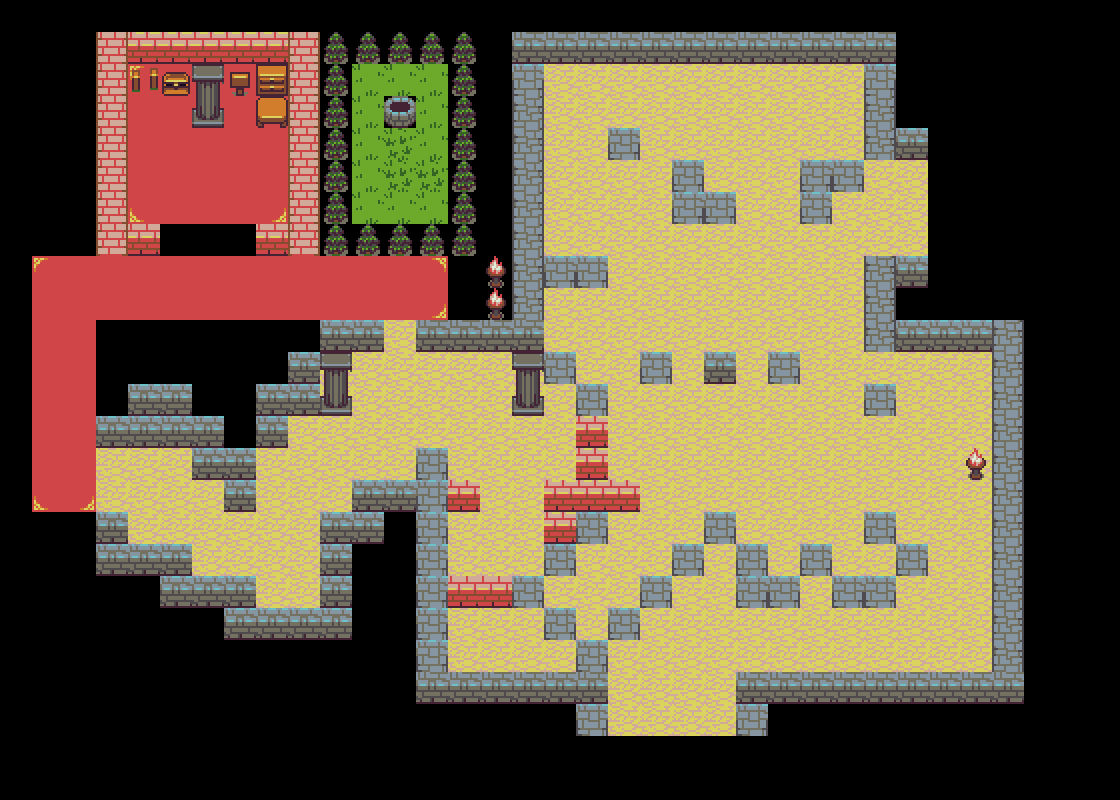

This is a level from a 2D game, rendered from its Tiled map with the project's own tilesets. A one-line summary and the map file follow, with tile-layer data summarised:
An orthogonal 35x25 tile map with 32x32 px tiles, 2 tile layers (background, house) and 26 objects.

<map version="1.0" tiledversion="1.2.1" orientation="orthogonal" renderorder="right-down" width="35" height="25" tilewidth="32" tileheight="32" infinite="0" nextlayerid="23" nextobjectid="75">
 <tileset firstgid="1" source="16.tsx" />
 <layer id="21" name="background" width="35" height="25">
  <data>[875 cells, 401 non-empty, 7 distinct tile ids]</data>
 </layer>
 <layer id="22" name="house" width="35" height="25">
  <data>[875 cells, 198 non-empty, 19 distinct tile ids]</data>
 </layer>
 <objectgroup id="18" name="door">
  <object id="49" x="160" y="224" width="32" height="32">
   <properties>
    <property name="open" type="int" value="0" />
   </properties>
  </object>
  <object id="50" x="192" y="224" width="32" height="32">
   <properties>
    <property name="open" type="int" value="0" />
   </properties>
  </object>
  <object id="51" x="224" y="224" width="32" height="32">
   <properties>
    <property name="open" type="int" value="0" />
   </properties>
  </object>
  <object id="52" x="640" y="128" width="32" height="32">
   <properties>
    <property name="open" type="int" value="0" />
   </properties>
  </object>
  <object id="53" x="641" y="160" width="32" height="32">
   <properties>
    <property name="open" type="int" value="0" />
   </properties>
  </object>
  <object id="54" x="896" y="160" width="32" height="32">
   <properties>
    <property name="open" type="int" value="2" />
   </properties>
  </object>
  <object id="55" x="896" y="192" width="32" height="32">
   <properties>
    <property name="open" type="int" value="2" />
   </properties>
  </object>
  <object id="56" x="896" y="224" width="32" height="32">
   <properties>
    <property name="open" type="int" value="2" />
   </properties>
  </object>
  <object id="57" x="384" y="353" width="32" height="32">
   <properties>
    <property name="open" type="int" value="0" />
   </properties>
  </object>
  <object id="58" x="384" y="385" width="32" height="32">
   <properties>
    <property name="open" type="int" value="0" />
   </properties>
  </object>
  <object id="59" x="385" y="417" width="32" height="32">
   <properties>
    <property name="open" type="int" value="0" />
   </properties>
  </object>
  <object id="60" x="608" y="415" width="32" height="32">
   <properties>
    <property name="open" type="int" value="0" />
   </properties>
  </object>
  <object id="61" x="639" y="448" width="32" height="32">
   <properties>
    <property name="open" type="int" value="0" />
   </properties>
  </object>
  <object id="62" x="607" y="480" width="32" height="32">
   <properties>
    <property name="open" type="int" value="0" />
   </properties>
  </object>
  <object id="63" x="96" y="450" width="32" height="32">
   <properties>
    <property name="open" type="int" value="0" />
   </properties>
  </object>
  <object id="64" x="99" y="480" width="32" height="32">
   <properties>
    <property name="open" type="int" value="0" />
   </properties>
  </object>
  <object id="65" x="797" y="449" width="32" height="32">
   <properties>
    <property name="open" type="int" value="0" />
   </properties>
  </object>
  <object id="66" x="832" y="417" width="32" height="32">
   <properties>
    <property name="open" type="int" value="0" />
   </properties>
  </object>
  <object id="67" x="831" y="481" width="32" height="32">
   <properties>
    <property name="open" type="int" value="0" />
   </properties>
  </object>
  <object id="68" x="830" y="353" width="32" height="32">
   <properties>
    <property name="open" type="int" value="0" />
   </properties>
  </object>
  <object id="70" x="608" y="704" width="32" height="32">
   <properties>
    <property name="open" type="int" value="0" />
   </properties>
  </object>
  <object id="71" x="639" y="704" width="32" height="32">
   <properties>
    <property name="open" type="int" value="0" />
   </properties>
  </object>
  <object id="72" x="672" y="704" width="32" height="32">
   <properties>
    <property name="open" type="int" value="0" />
   </properties>
  </object>
  <object id="73" x="704" y="703" width="32" height="32">
   <properties>
    <property name="open" type="int" value="0" />
   </properties>
  </object>
 </objectgroup>
 <objectgroup id="9" name="player">
  <object id="47" x="355" y="258" width="32" height="32">
   <properties>
    <property name="img" value="person.png" />
   </properties>
  </object>
  <object id="74" x="488" y="508" width="32" height="32">
   <properties>
    <property name="img" value="orc.png" />
   </properties>
  </object>
 </objectgroup>
</map>
